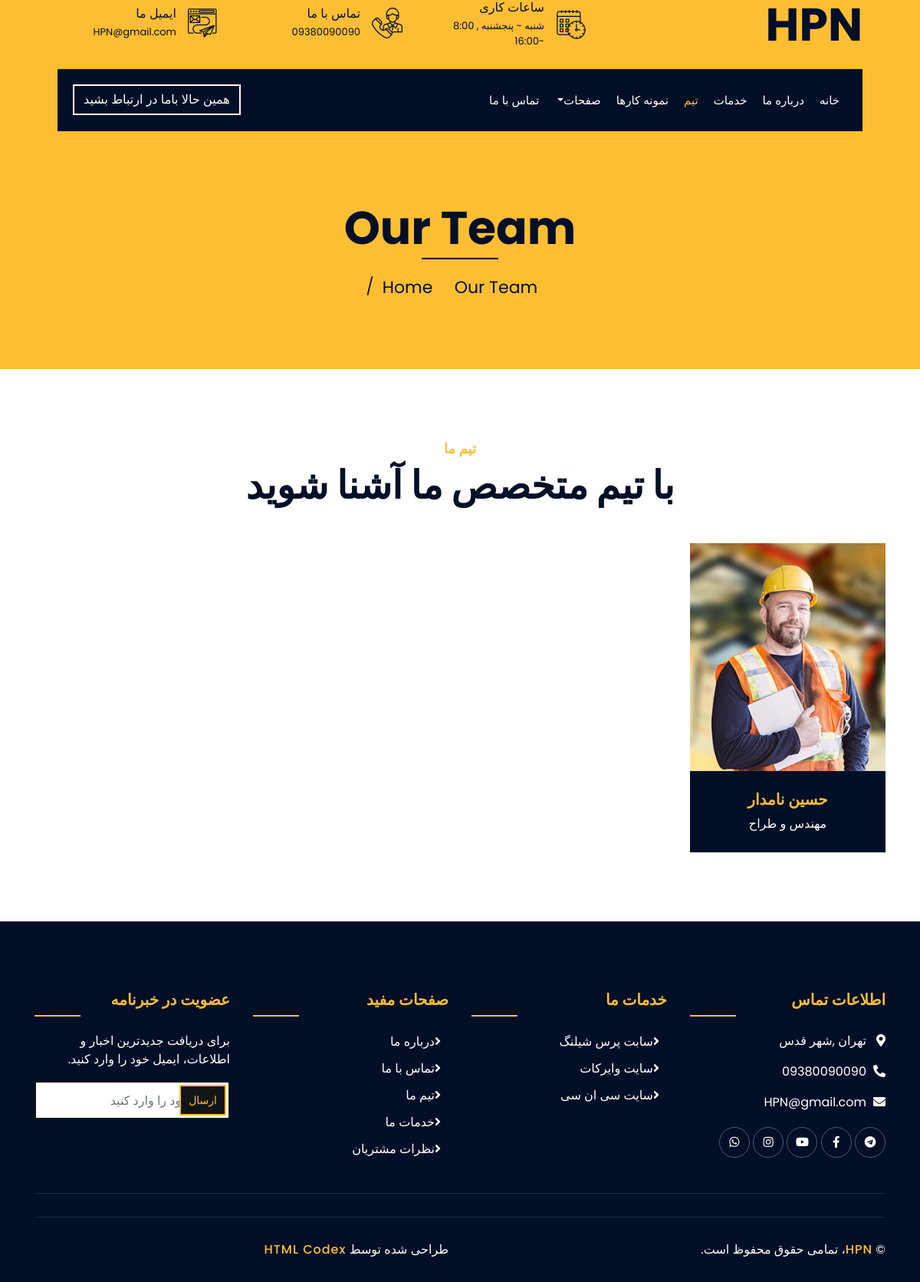
The page /team/ on the database as committed earlier.
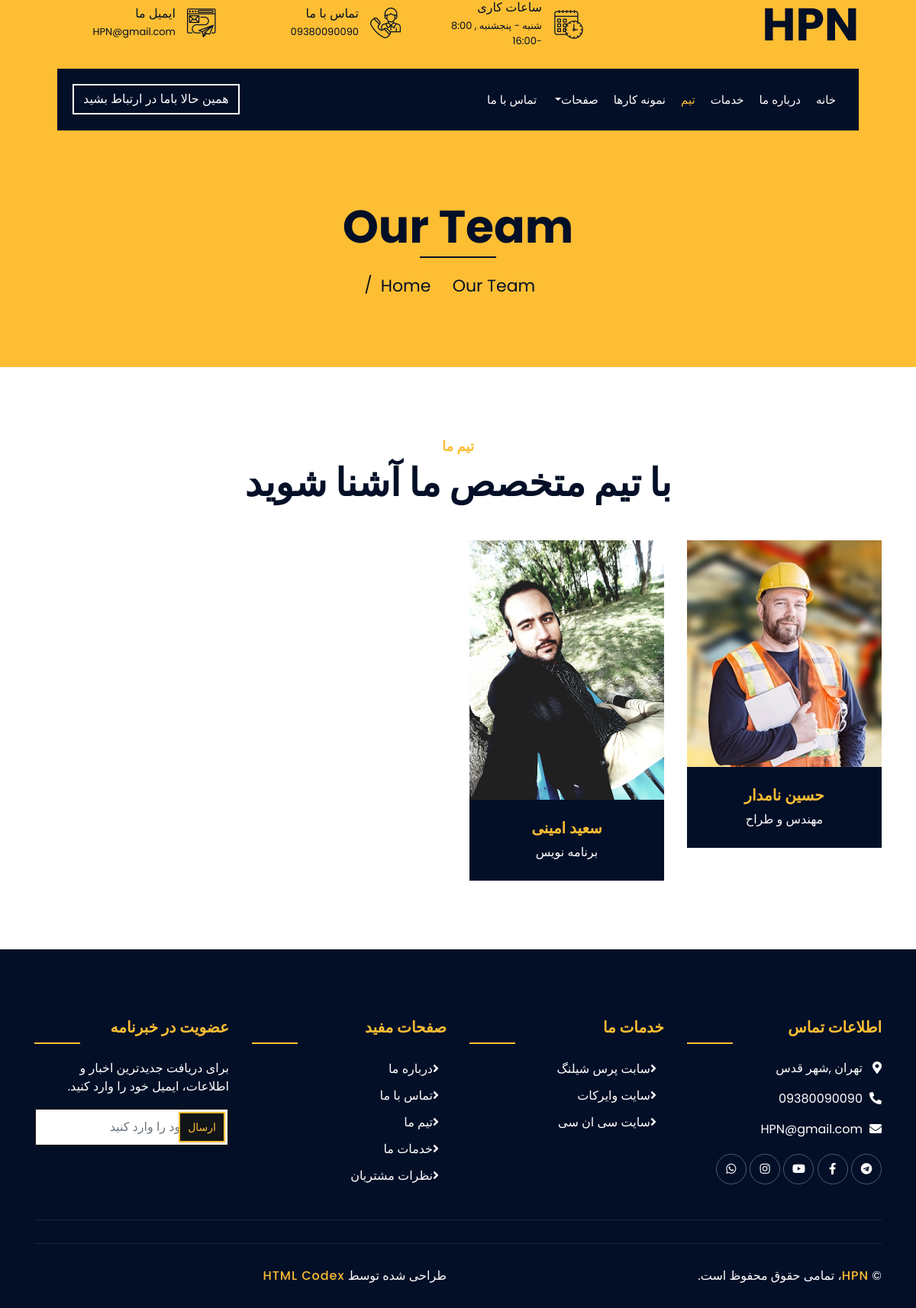
The same page on the database as committed later.
### textInfo/models.py (models this page shows, shortened)
class Employee(models.Model):
    first_name = models.CharField(max_length=100, verbose_name='نام')
    last_name = models.CharField(max_length=100, verbose_name='نام خانوادگی')
    job_title = models.CharField(max_length=200, verbose_name='عنوان شغلی')
    email = models.EmailField(verbose_name='ایمیل', blank=True, null=True)
    phone = models.CharField(max_length=20, verbose_name='شماره تماس', blank=True, null=True)
    whatsapp_link = models.URLField(verbose_name='لینک واتساپ', blank=True, null=True)
    telegram_link = models.URLField(verbose_name='لینک تلگرام', blank=True, null=True)
    image = models.ImageField(
        upload_to='employees/',
        default=get_default_product_image,
        null=True,
        blank=True,
        verbose_name='عکس'
    )
    is_visible = models.BooleanField(default=True, verbose_name='نمایش در سایت')
    class Meta:
        verbose_name = 'کارمند'
        verbose_name_plural = 'کارمندان'

### project/views.py (the view)
# urls.py: path('team/', team , name='team'),
def team (requset):
    return render(requset , 'team.html')

### textInfo/context_processors.py (called while the page is built)
def numbers_processor(request):
    numbers = Number.objects.all()[:4]  # فقط 4 عدد اول
    return {
        'numbers': numbers
    }

def header_info_processor(request):
    try:
        header_info = HeaderInfo.objects.first()
    except HeaderInfo.DoesNotExist:
        header_info = None
    return {
        'header_info': header_info
    }

def footer_info_processor(request):
    try:
        footer_info = FooterInfo.objects.first()
    except FooterInfo.DoesNotExist:
        footer_info = None
    return {
        'footer_info': footer_info
    }

def company_info_processor(request):
    try:
        company_info = CompanyInfo.objects.first()
    except CompanyInfo.DoesNotExist:
        company_info = None
    return {
        'company_info': company_info
    }

def services_processor(request):
    try:
        services = Service.objects.filter(is_visible=True)
        return {'services': services}
    except:
        return {'services': []}

def employees_processor(request):
    try:
        employees = Employee.objects.filter(is_visible=True)
        return {'employees': employees}
    except:
        return {'employees': []}

### templates/main/team.html
{% extends 'base.html' %}
{% load static%}
{%  block content %}
            <div class="page-header">
                <div class="container">
                    <div class="row">
                        <div class="col-12">
                            <h2>Our Team</h2>
                        </div>
                        <div class="col-12">
                            <a href="">Home</a>
                            <a href="">Our Team</a>
                        </div>
                    </div>
                </div>
            </div>
            {%  block team2 %} {% include 'team2.html' %} {% endblock %}
{% endblock %}

### templates/main/team2.html (shortened to what this page needs)
{% load static %}
{% block content %}
<div class="team">
    <div class="container">
        <div class="section-header text-center">
            <p>تیم ما</p>
            <h2>با تیم متخصص ما آشنا شوید</h2>
        </div>
        <div class="row">
            {% for employee in employees %}
            <div class="col-lg-3 col-md-6 wow fadeInUp" data-wow-delay="0.1s">
                <div class="team-item">
                    <div class="team-img">
                        {% if employee.image %}
                            <img src="{{ employee.image.url }}" alt="{{ employee.first_name }} {{ employee.last_name }}">
                        {% else %}
                            <img src="{% static 'img/team-1.jpg' %}" alt="{{ employee.first_name }} {{ employee.last_name }}">
                        {% endif %}
                    </div>
                    <div class="team-text">
                        <h2>{{ employee.first_name }} {{ employee.last_name }}</h2>
                        <p>{{ employee.job_title }}</p>
                    </div>
                    <div class="team-social">
                        {% if employee.email %}
                            <a class="social-em" href="mailto:{{ employee.email }}"><i class="fas fa-envelope"></i></a>
                        {% endif %}
                        {% if employee.phone %}
                            <a class="social-ph" href="tel:{{ employee.phone }}"><i class="fas fa-phone"></i></a>
                        {% endif %}
                    </div>
                </div>
            </div>
            {% empty %}
            <div class="col-12 text-center">
                <p>هیچ کارمندی یافت نشد</p>
            </div>
            {% endfor %}
        </div>
    </div>
</div>
{% endblock %}

Rows that differ between the two databases and show on the page:
added Employee: image (picture), first_name "سعید", last_name "امینی", job_title "برنامه نویس"
